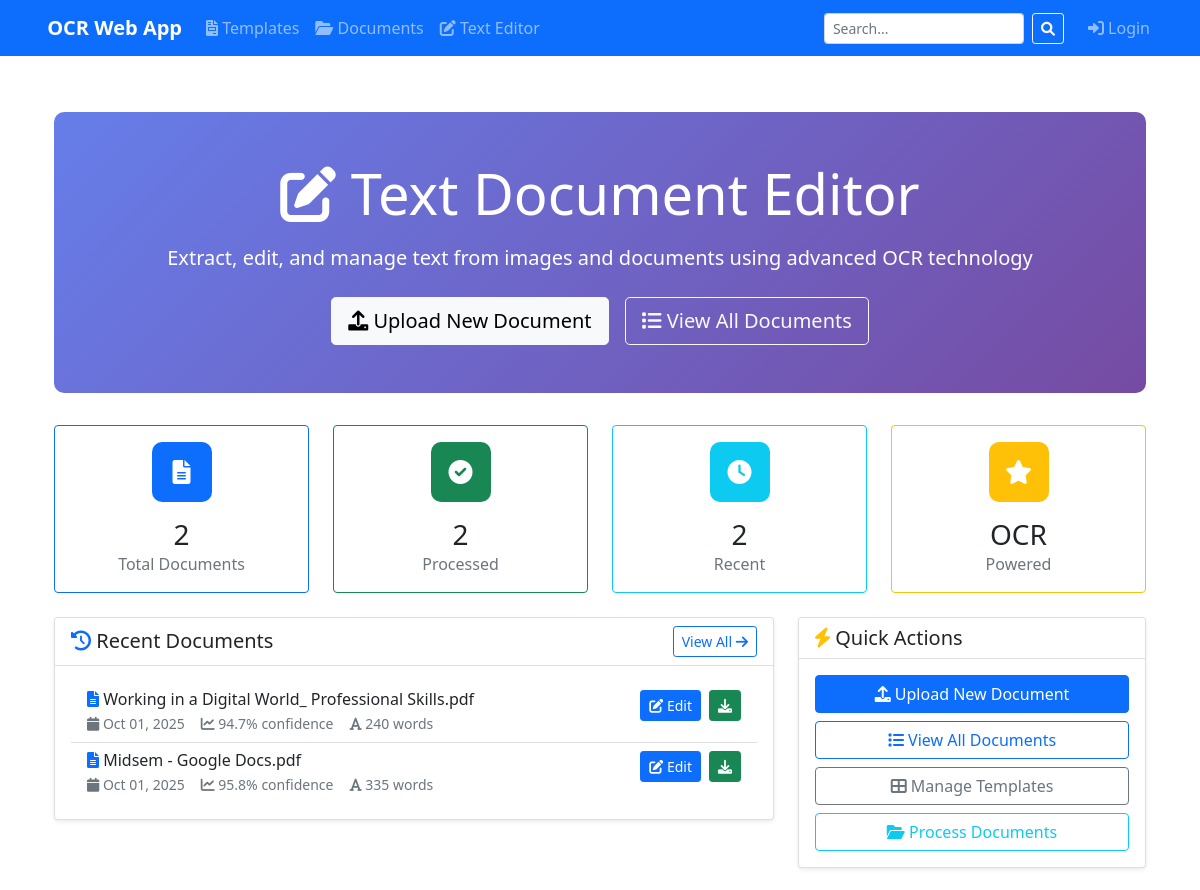
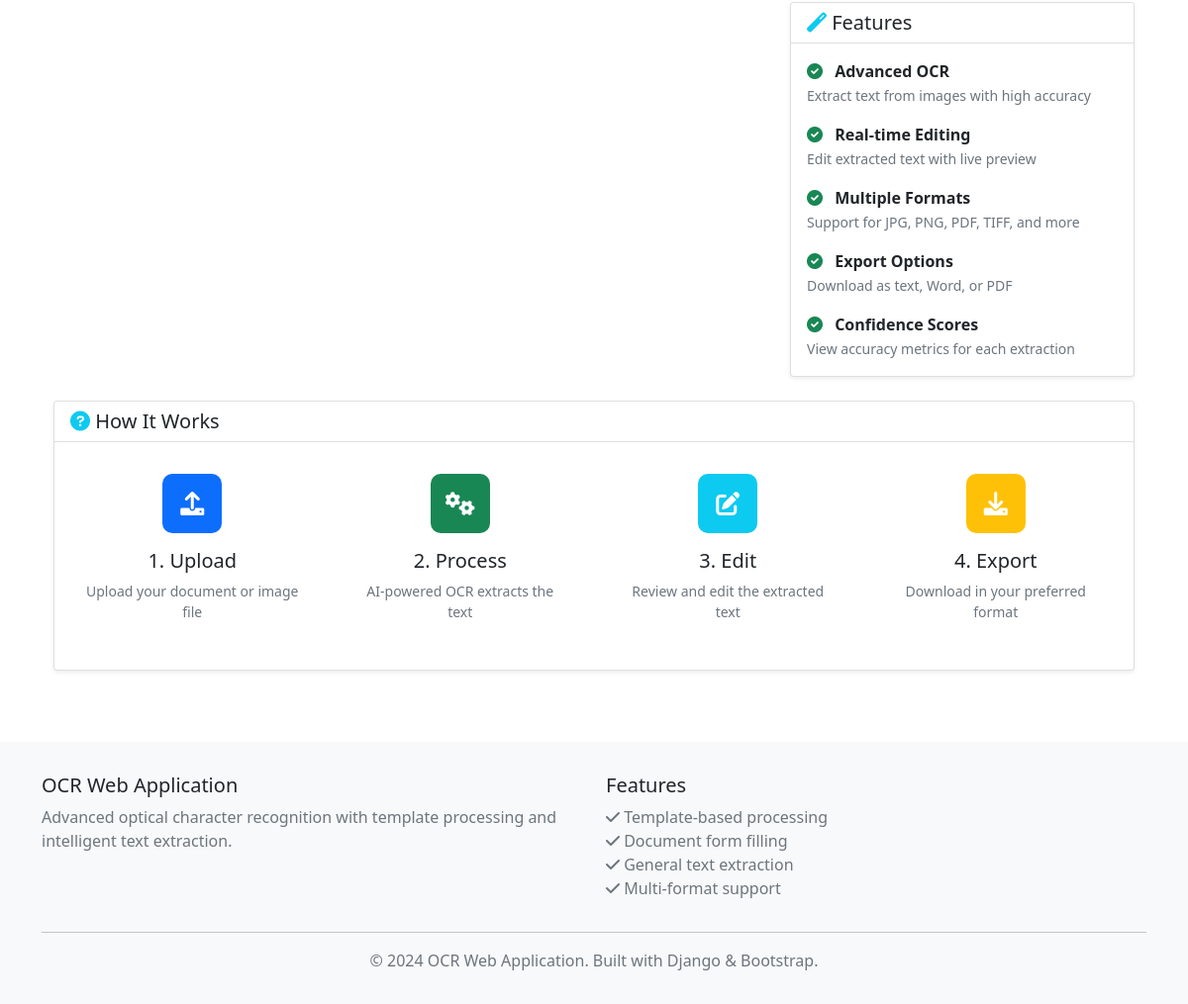
Screenshot of /editor/ with the database file from the repository (2 pictures, top to bottom).
### editor/models.py (models this page shows, shortened)
class TextDocument(models.Model):
    PROCESSING_STATUS_CHOICES = [
        ('pending', 'Pending'),
        ('processing', 'Processing'),
        ('completed', 'Completed'),
        ('failed', 'Failed'),
    ]
    title = models.CharField(max_length=200)
    original_file = models.FileField(upload_to='uploads/editor/', blank=True, null=True)
    extracted_text = models.TextField(blank=True)
    confidence_score = models.FloatField(default=0.0)
    processing_status = models.CharField(
        max_length=20,
        choices=PROCESSING_STATUS_CHOICES,
        default='pending'
    )
    created_at = models.DateTimeField(default=timezone.now)
    updated_at = models.DateTimeField(auto_now=True)
    class Meta:
        ordering = ['-created_at']
        verbose_name = 'Text Document'
        verbose_name_plural = 'Text Documents'
    @property
    def word_count(self):
        return len(self.extracted_text.split()) if self.extracted_text else 0

### editor/views.py (the view)
# urls.py: path('', views.editor_home, name='editor_home'),
def editor_home(request):
    recent_documents = TextDocument.objects.order_by('-created_at')[:5]
    context = {
        'recent_documents': recent_documents,
        'total_documents': TextDocument.objects.count(),
    }
    return render(request, 'editor/editor_home.html', context)

### templates/editor/editor_home.html (shortened to what this page needs)
{% extends 'base/base.html' %}
{% load static %}
{% block content %}
<div class="container-fluid py-4">
    <div class="hero-section text-center">
        <h1 class="display-4 mb-3">
            <i class="fas fa-edit"></i> Text Document Editor
        </h1>
        <p class="lead mb-4">
            Extract, edit, and manage text from images and documents using advanced OCR technology
        </p>
        <div class="d-flex justify-content-center gap-3">
            <a href="{% url 'editor:upload_text_document' %}" class="btn btn-light btn-lg">
                <i class="fas fa-upload"></i> Upload New Document
            </a>
            <a href="{% url 'editor:text_document_list' %}" class="btn btn-outline-light btn-lg">
                <i class="fas fa-list"></i> View All Documents
            </a>
        </div>
    </div>
    <div class="row g-4 mb-4">
        <div class="col-md-3">
            <div class="card stat-card border-primary h-100">
                <div class="card-body text-center">
                    <div class="feature-icon bg-primary text-white mx-auto mb-3">
                        <i class="fas fa-file-alt"></i>
                    </div>
                    <h3 class="mb-0">{{ total_documents }}</h3>
                    <p class="text-muted mb-0">Total Documents</p>
                </div>
            </div>
        </div>
        <div class="col-md-3">
            <div class="card stat-card border-success h-100">
                <div class="card-body text-center">
                    <div class="feature-icon bg-success text-white mx-auto mb-3">
                        <i class="fas fa-check-circle"></i>
                    </div>
                    <h3 class="mb-0">{{ total_documents }}</h3>
                    <p class="text-muted mb-0">Processed</p>
                </div>
            </div>
        </div>
        <div class="col-md-3">
            <div class="card stat-card border-info h-100">
                <div class="card-body text-center">
                    <div class="feature-icon bg-info text-white mx-auto mb-3">
                        <i class="fas fa-clock"></i>
                    </div>
                    <h3 class="mb-0">{{ recent_documents|length }}</h3>
                    <p class="text-muted mb-0">Recent</p>
                </div>
            </div>
        </div>
        <div class="col-md-3">
            <div class="card stat-card border-warning h-100">
                <div class="card-body text-center">
                    <div class="feature-icon bg-warning text-white mx-auto mb-3">
                        <i class="fas fa-star"></i>
                    </div>
                    <h3 class="mb-0">OCR</h3>
                    <p class="text-muted mb-0">Powered</p>
                </div>
            </div>
        </div>
    </div>
    <div class="row">
        <div class="col-lg-8">
            <div class="card shadow-sm mb-4">
                <div class="card-header bg-white d-flex justify-content-between align-items-center">
                    <h5 class="mb-0">
                        <i class="fas fa-history text-primary"></i> Recent Documents
                    </h5>
                    <a href="{% url 'editor:text_document_list' %}" class="btn btn-sm btn-outline-primary">
                        View All <i class="fas fa-arrow-right"></i>
                    </a>
                </div>
                <div class="card-body">
                    {% if recent_documents %}
                        <div class="list-group list-group-flush">
                            {% for document in recent_documents %}
                            <div class="list-group-item recent-document">
                                <div class="d-flex justify-content-between align-items-start">
                                    <div class="flex-grow-1">
                                        <h6 class="mb-1">
                                            <i class="fas fa-file-alt text-primary"></i>
                                            {{ document.title }}
                                        </h6>
                                        <div class="d-flex gap-3 text-muted small">
                                            <span>
                                                <i class="fas fa-calendar"></i>
                                                {{ document.created_at|date:"M d, Y" }}
                                            </span>
                                            <span>
                                                <i class="fas fa-chart-line"></i>
                                                {{ document.confidence_score|floatformat:1 }}% confidence
                                            </span>
                                            <span>
                                                <i class="fas fa-font"></i>
                                                {{ document.word_count }} words
                                            </span>
                                        </div>
                                    </div>
                                    <div class="d-flex gap-2">
                                        <a href="{% url 'editor:edit_text_document' document.id %}"
                                           class="btn btn-sm btn-primary">
                                            <i class="fas fa-edit"></i> Edit
                                        </a>
                                        <a href="{% url 'editor:export_text_document' document.id %}"
                                           class="btn btn-sm btn-success">
                                            <i class="fas fa-download"></i>
                                        </a>
                                    </div>
                                </div>
                            </div>
                            {% endfor %}
                        </div>
                    {% endif %}
                </div>
            </div>
        </div>
        <div class="col-lg-4">
            <div class="card shadow-sm mb-4">
                <div class="card-header bg-white">
                    <h5 class="mb-0">
                        <i class="fas fa-bolt text-warning"></i> Quick Actions
                    </h5>
                </div>
                <div class="card-body">
                    <div class="d-grid gap-2">
                        <a href="{% url 'editor:upload_text_document' %}" class="btn btn-primary">
                            <i class="fas fa-upload"></i> Upload New Document
                        </a>
                        <a href="{% url 'editor:text_document_list' %}" class="btn btn-outline-primary">
                            <i class="fas fa-list"></i> View All Documents
                        </a>
                        <a href="{% url 'templates:template_list' %}" class="btn btn-outline-secondary">
                            <i class="fas fa-th-large"></i> Manage Templates
                        </a>
                        <a href="{% url 'documents:document_list' %}" class="btn btn-outline-info">
                            <i class="fas fa-folder-open"></i> Process Documents
                        </a>
                    </div>
                </div>
            </div>
            <div class="card shadow-sm">
                <div class="card-header bg-white">
                    <h5 class="mb-0">
                        <i class="fas fa-magic text-info"></i> Features
                    </h5>
                </div>
                <div class="card-body">
                    <ul class="list-unstyled mb-0">
                        <li class="mb-3">
                            <i class="fas fa-check-circle text-success me-2"></i>
                            <strong>Advanced OCR</strong>
                            <br>
                            <small class="text-muted">Extract text from images with high accuracy</small>
                        </li>
                        <li class="mb-3">
                            <i class="fas fa-check-circle text-success me-2"></i>
                            <strong>Real-time Editing</strong>
                            <br>
                            <small class="text-muted">Edit extracted text with live preview</small>
                        </li>
                        <li class="mb-3">
                            <i class="fas fa-check-circle text-success me-2"></i>
                            <strong>Multiple Formats</strong>
                            <br>
                            <small class="text-muted">Support for JPG, PNG, PDF, TIFF, and more</small>
                        </li>
                        <li class="mb-3">
                            <i class="fas fa-check-circle text-success me-2"></i>
                            <strong>Export Options</strong>
                            <br>
                            <small class="text-muted">Download as text, Word, or PDF</small>
                        </li>
                        <li class="mb-0">
                            <i class="fas fa-check-circle text-success me-2"></i>
                            <strong>Confidence Scores</strong>
                            <br>
                            <small class="text-muted">View accuracy metrics for each extraction</small>
                        </li>
                    </ul>
                </div>
            </div>
        </div>
    </div>
    <div class="card shadow-sm mt-4">
        <div class="card-header bg-white">
            <h5 class="mb-0">
                <i class="fas fa-question-circle text-info"></i> How It Works
            </h5>
        </div>
        <div class="card-body">
            <div class="row text-center">
                <div class="col-md-3">
                    <div class="p-3">
                        <div class="feature-icon bg-primary text-white mx-auto mb-3">
                            <i class="fas fa-upload"></i>
                        </div>
                        <h5>1. Upload</h5>
                        <p class="text-muted small">
                            Upload your document or image file
                        </p>
                    </div>
                </div>
                <div class="col-md-3">
                    <div class="p-3">
                        <div class="feature-icon bg-success text-white mx-auto mb-3">
                            <i class="fas fa-cogs"></i>
                        </div>
                        <h5>2. Process</h5>
                        <p class="text-muted small">
                            AI-powered OCR extracts the text
                        </p>
                    </div>
                </div>
                <div class="col-md-3">
                    <div class="p-3">
                        <div class="feature-icon bg-info text-white mx-auto mb-3">
                            <i class="fas fa-edit"></i>
                        </div>
                        <h5>3. Edit</h5>
                        <p class="text-muted small">
                            Review and edit the extracted text
                        </p>
                    </div>
                </div>
                <div class="col-md-3">
                    <div class="p-3">
                        <div class="feature-icon bg-warning text-white mx-auto mb-3">
                            <i class="fas fa-download"></i>
                        </div>
                        <h5>4. Export</h5>
                        <p class="text-muted small">
                            Download in your preferred format
                        </p>
                    </div>
                </div>
            </div>
        </div>
    </div>
</div>
{% endblock %}

### templates/editor/editor_home.html (style rules this page uses)
.hero-section { background: linear-gradient(135deg, #667eea 0%, #764ba2 100%); color: white; padding: 3rem 0; border-radius: 10px; margin-bottom: 2rem; }
.stat-card { transition: transform 0.2s; }
.recent-document { border-left: 3px solid #0d6efd; transition: all 0.2s; }
.feature-icon { width: 60px; height: 60px; display: flex; align-items: center; justify-content: center; border-radius: 10px; font-size: 1.5rem; }

### rows the page displays
TextDocument: title "Working in a Digital World_ Professional Skills.pdf", created_at "Oct 01, 2025", confidence_score "94.7", word_count "240"
TextDocument: title "Midsem - Google Docs.pdf", created_at "Oct 01, 2025", confidence_score "95.8", word_count "335"

### other values shown
{{ total_documents }} "2"
{{ recent_documents|length }} "2"
